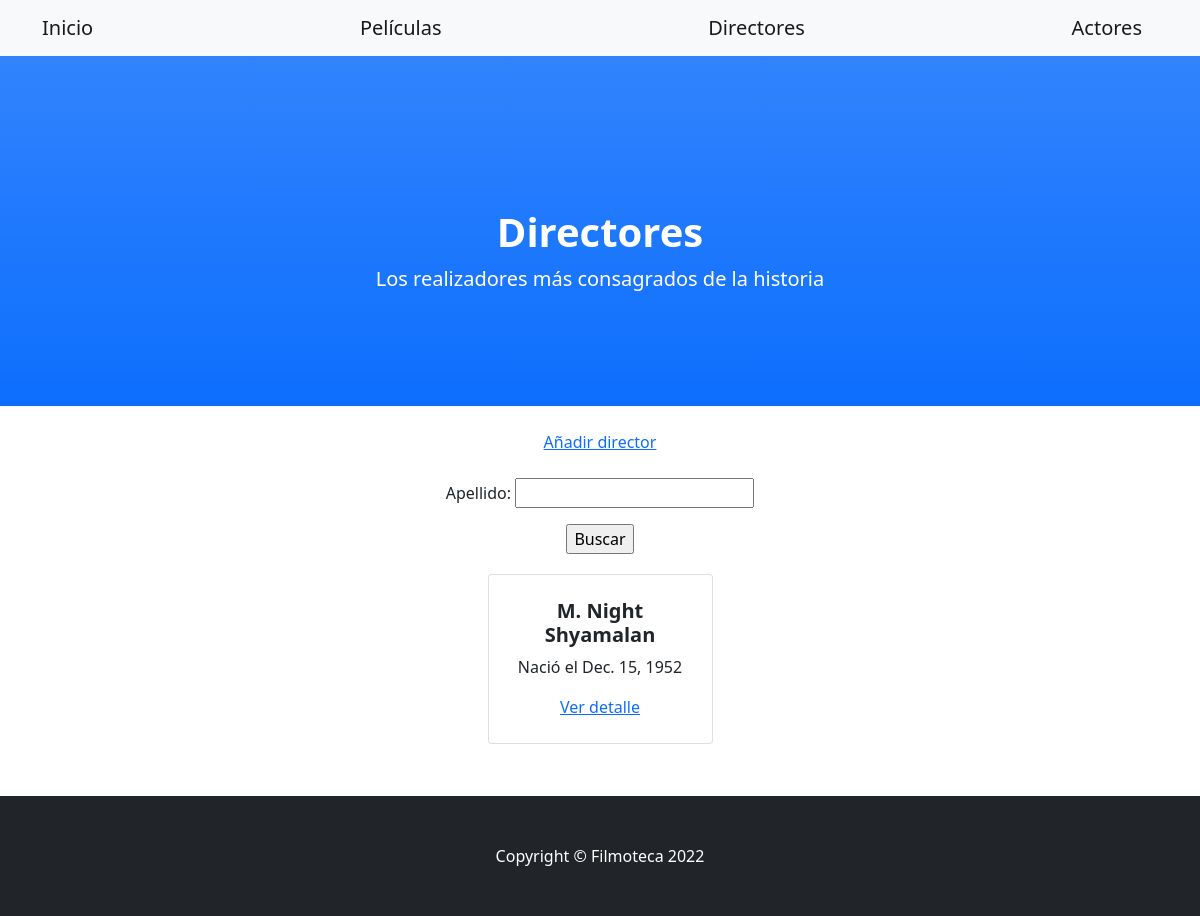
Screenshot of /directores/ with the database file from the repository.
### filmoteca/models.py (models this page shows, shortened)
class Director(models.Model):
    nombre = models.CharField(max_length=20)
    apellido = models.CharField(max_length=30)
    fecha_nacimiento = models.DateField()
    cant_peliculas = models.IntegerField()
    esta_activo = models.BooleanField()
    foto = models.ImageField(upload_to="fotos_directores")
    creado = models.DateTimeField(auto_now_add=True)
    actualizado = models.DateTimeField(auto_now=True)

### filmoteca/views.py (the view)
# urls.py: path('directores/', DirectorList.as_view(), name='directores'),
class DirectorList(ListView):
    model = Director
    template_name = "filmoteca/director_list.html"

### filmoteca/templates/filmoteca/director_list.html (shortened to what this page needs)
{% extends 'filmoteca/base_templates.html' %}
{% block header1 %}Directores{% endblock %}
{% block header2 %}Los realizadores más consagrados de la historia{% endblock %}
{% block boton %}
    <center>
        <br>
        <a href="{% url 'directores_añadir' %}">Añadir director</a>
    </center>
{% endblock boton %}
{% block buscador %}
    <form action="{% url 'directores_resultados' %}" method="GET">
        <br>
        <center>
            <p>
                Apellido:
                <input type="text" name="apellido">
            </p>
        <input type="submit" value="Buscar">
        </center>
    </form>
{% endblock buscador %}
{% block lista %}
    {% if object_list %}
    {% for director in object_list %}
        <div class="col mb-5">
            <div class="card h-100">
                <div class="card-body p-4">
                    <div class="text-center">
                        <h5 class="fw-bolder">{{director.nombre}} {{director.apellido}}</h5>
                        <p>Nació el {{director.fecha_nacimiento}}</p>
                        <a href="{% url 'directores_detail' director.id %}">Ver detalle</a>
                    </div>
                </div>
            </div>
        </div>
    {% endfor %}
    {% else %}
        <br>
        <center>
            <p>No hay registros aún</p>
        </center>
    {% endif %}
{% endblock lista %}

### rows the page displays
Director: nombre "M. Night", apellido "Shyamalan", fecha_nacimiento "Dec. 15, 1952"
